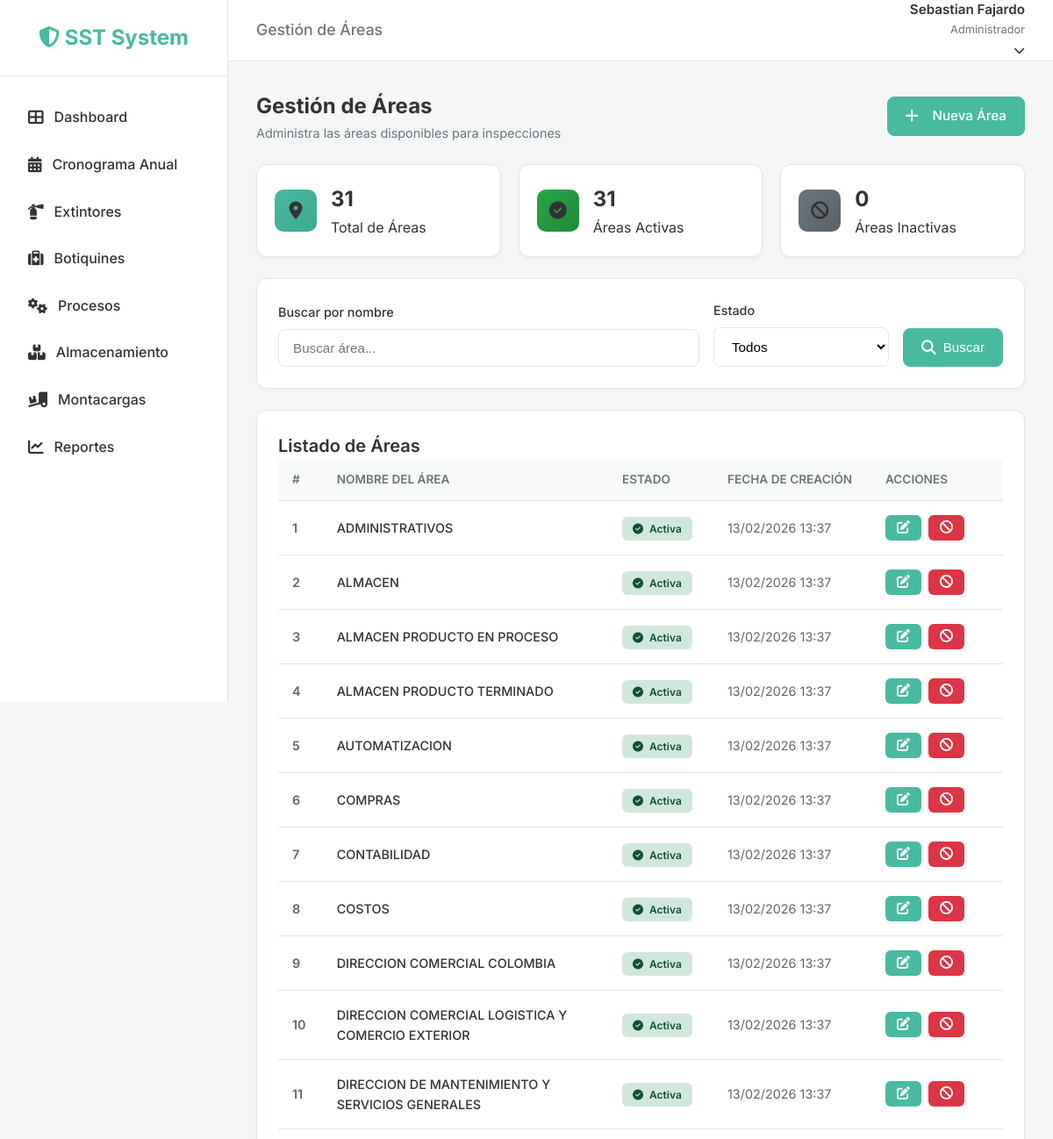
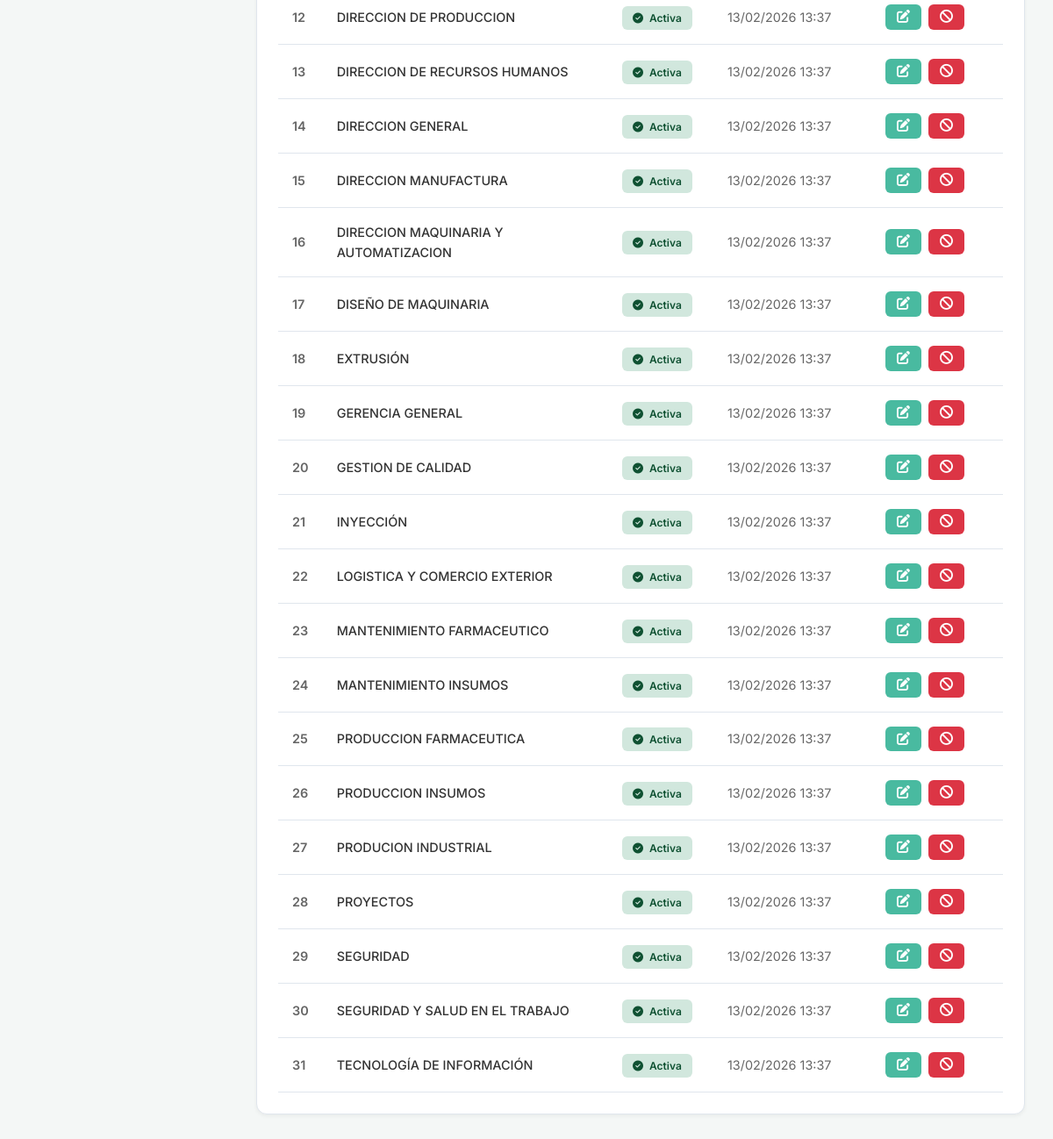
/inspections/areas/ (signed in), run on the app's committed database (2 pictures, top to bottom).
### users/models.py (models this page shows, shortened)
class CustomUser(AbstractUser):
    email = models.EmailField(unique=True)
    document_number = models.CharField(max_length=20, blank=True, null=True)
    role = models.ForeignKey('roles.Role', on_delete=models.SET_NULL, null=True, blank=True,
                             related_name='users', verbose_name='Rol')
    updated_at = models.DateTimeField(auto_now=True)
    digital_signature = models.TextField(blank=True, null=True, verbose_name="Firma Digital") # Base64 encoded image
    USERNAME_FIELD = 'email'
    REQUIRED_FIELDS = ['username', 'first_name', 'last_name']
    def has_perm_custom(self, module, action):
        if self.is_superuser:
            return True
        if self.role and self.role.name == 'Administrador':
            return True
        if not self.role or not self.role.is_active:
            return False
        return self.role.has_permission(module, action)

### inspections/models.py (models this page shows, shortened)
class Area(models.Model):
    name = models.CharField(max_length=200, unique=True, verbose_name="Nombre del Área")
    is_active = models.BooleanField(default=True, verbose_name="Activa")
    created_at = models.DateTimeField(auto_now_add=True)
    updated_at = models.DateTimeField(auto_now=True)
    class Meta:
        verbose_name = "Área"
        verbose_name_plural = "Áreas"
        ordering = ['name']

### inspections/area_views.py (the view)
# urls.py: path('areas/', AreaListView.as_view(), name='area_list'),
class AreaListView(LoginRequiredMixin, ListView):
    model = Area
    template_name = 'inspections/area_list.html'
    context_object_name = 'areas'
    ordering = ['name']
    def get_queryset(self):
        queryset = super().get_queryset()
        search = self.request.GET.get('search', '')
        status = self.request.GET.get('status', '')
        if search:
            queryset = queryset.filter(name__icontains=search)
        if status == 'active':
            queryset = queryset.filter(is_active=True)
        elif status == 'inactive':
            queryset = queryset.filter(is_active=False)
        return queryset
    def get_context_data(self, **kwargs):
        context = super().get_context_data(**kwargs)
        context['total_areas'] = Area.objects.count()
        context['active_areas'] = Area.objects.filter(is_active=True).count()
        context['inactive_areas'] = Area.objects.filter(is_active=False).count()
        context['search'] = self.request.GET.get('search', '')
        context['status'] = self.request.GET.get('status', '')
        return context

### templates/inspections/area_list.html (shortened to what this page needs)
{% extends 'base.html' %}
{% block header_title %}Gestión de Áreas{% endblock %}
{% block content %}
<div class="dashboard-header">
    <div>
        <h1 style="font-size: 1.5rem; font-weight: 700;">Gestión de Áreas</h1>
        <p style="color: var(--text-light); font-size: 0.9rem;">Administra las áreas disponibles para inspecciones</p>
    </div>
    <a href="{% url 'area_create' %}" class="btn btn-primary">
        <i class="fas fa-plus" style="margin-right: 8px;"></i> Nueva Área
    </a>
</div>
<div class="stats-container" style="margin-bottom: 24px;">
    <div class="stat-card">
        <div class="stat-icon" style="background: linear-gradient(135deg, #49BAA0 0%, #3da891 100%);">
            <i class="fas fa-map-marker-alt"></i>
        </div>
        <div class="stat-info">
            <div class="stat-value">{{ total_areas }}</div>
            <div class="stat-label">Total de Áreas</div>
        </div>
    </div>
    <div class="stat-card">
        <div class="stat-icon" style="background: linear-gradient(135deg, #28a745 0%, #20883a 100%);">
            <i class="fas fa-check-circle"></i>
        </div>
        <div class="stat-info">
            <div class="stat-value">{{ active_areas }}</div>
            <div class="stat-label">Áreas Activas</div>
        </div>
    </div>
    <div class="stat-card">
        <div class="stat-icon" style="background: linear-gradient(135deg, #6c757d 0%, #5a6268 100%);">
            <i class="fas fa-ban"></i>
        </div>
        <div class="stat-info">
            <div class="stat-value">{{ inactive_areas }}</div>
            <div class="stat-label">Áreas Inactivas</div>
        </div>
    </div>
</div>
<div class="card" style="margin-bottom: 24px;">
    <form method="get" style="display: flex; gap: 16px; align-items: end;">
        <div class="form-group" style="flex: 1; margin-bottom: 0;">
            <label for="search">Buscar por nombre</label>
            <input type="text" id="search" name="search" value="{{ search }}" placeholder="Buscar área..."
                style="width: 100%;">
        </div>
        <div class="form-group" style="width: 200px; margin-bottom: 0;">
            <label for="status">Estado</label>
            <select id="status" name="status" style="width: 100%;">
                <option value="">Todos</option>
            </select>
        </div>
        <button type="submit" class="btn btn-primary" style="margin-bottom: 0;">
            <i class="fas fa-search"></i> Buscar
        </button>
    </form>
</div>
<div class="card">
    <h3 class="card-title">Listado de Áreas</h3>
    {% if areas %}
    <div class="table-wrapper">
        <table>
            <thead>
                <tr>
                    <th style="width: 50px;">#</th>
                    <th>Nombre del Área</th>
                    <th style="width: 120px;">Estado</th>
                    <th style="width: 180px;">Fecha de Creación</th>
                    <th style="width: 150px;">Acciones</th>
                </tr>
            </thead>
            <tbody>
                {% for area in areas %}
                <tr>
                    <td style="font-weight: 600; color: #666;">{{ forloop.counter }}</td>
                    <td style="font-weight: 500;">{{ area.name }}</td>
                    <td>
                        {% if area.is_active %}
                        <span class="badge"
                            style="background: #d1e7dd; color: #0f5132; padding: 6px 12px; border-radius: 6px; font-size: 0.75rem; font-weight: 600;">
                            <i class="fas fa-check-circle" style="margin-right: 4px;"></i> Activa
                        </span>
                        {% else %}
                        <span class="badge"
                            style="background: #f8d7da; color: #842029; padding: 6px 12px; border-radius: 6px; font-size: 0.75rem; font-weight: 600;">
                            <i class="fas fa-ban" style="margin-right: 4px;"></i> Inactiva
                        </span>
                        {% endif %}
                    </td>
                    <td style="color: #666; font-size: 0.9rem;">{{ area.created_at|date:"d/m/Y H:i" }}</td>
                    <td>
                        <div style="display: flex; gap: 8px;">
                            <a href="{% url 'area_update' area.pk %}" class="btn btn-sm"
                                style="background: #49BAA0; color: white; padding: 6px 12px;" title="Editar área">
                                <i class="fas fa-edit"></i>
                            </a>
                            {% if area.is_active %}
                            <form method="post" action="{% url 'area_update' area.pk %}" style="display: inline;">
                                <button type="submit" class="btn btn-sm"
                                    style="background: #dc3545; color: white; padding: 6px 12px;"
                                    title="Desactivar área"
                                    onclick="return confirm('¿Desactivar el área {{ area.name }}?');">
                                    <i class="fas fa-ban"></i>
                                </button>
                            </form>
                            {% endif %}
                        </div>
                    </td>
                </tr>
                {% endfor %}
            </tbody>
        </table>
    </div>
    {% endif %}
</div>
{% endblock %}

### templates/base.html (shortened to what this page needs)
{% load static permission_tags %}
<!DOCTYPE html>
<html lang="es">
<head>
    <link rel="stylesheet" href="https://cdnjs.cloudflare.com/ajax/libs/font-awesome/6.4.0/css/all.min.css">
    <link rel="stylesheet" href="https://cdnjs.cloudflare.com/ajax/libs/toastr.js/latest/toastr.min.css">
    <link rel="stylesheet" href="{% static 'css/style.css' %}">
</head>
<body>
    {% if user.is_authenticated %}
    <div class="app-wrapper">
        <aside class="sidebar">
            <div class="sidebar-header">
                <a href="{% url 'dashboard' %}" class="logo">
                    <i class="fas fa-shield-alt"></i> <span class="logo-text">SST System</span>
                </a>
            </div>
            <ul class="sidebar-menu">
                {% has_permission 'users' 'view' as can_view_dashboard %}
                <li>
                    <a href="{% url 'dashboard' %}"
                        class="{% if request.resolver_match.url_name == 'dashboard' %}active{% endif %}">
                        <i class="fas fa-th-large"></i> <span>Dashboard</span>
                    </a>
                </li>
                {% has_permission 'schedule' 'view' as can_view_schedule %}
                {% if can_view_schedule %}
                <li>
                    <a href="{% url 'inspection_list' %}"
                        class="{% if request.resolver_match.url_name == 'inspection_list' %}active{% endif %}">
                        <i class="fas fa-calendar-alt"></i> <span>Cronograma Anual</span>
                    </a>
                </li>
                {% endif %}
                {% has_permission 'extinguisher' 'view' as can_view_extinguisher %}
                {% if can_view_extinguisher %}
                <li>
                    <a href="{% url 'extinguisher_list' %}"
                        class="{% if 'extinguisher' in request.path %}active{% endif %}">
                        <i class="fas fa-fire-extinguisher"></i> <span>Extintores</span>
                    </a>
                </li>
                {% endif %}
                {% has_permission 'first_aid' 'view' as can_view_first_aid %}
                {% if can_view_first_aid %}
                <li>
                    <a href="{% url 'first_aid_list' %}" class="{% if 'first-aid' in request.path %}active{% endif %}">
                        <i class="fas fa-medkit"></i> <span>Botiquines</span>
                    </a>
                </li>
                {% endif %}
                {% has_permission 'process' 'view' as can_view_process %}
                {% if can_view_process %}
                <li>
                    <a href="{% url 'process_list' %}" class="{% if 'process' in request.path %}active{% endif %}">
                        <i class="fas fa-cogs"></i> <span>Procesos</span>
                    </a>
                </li>
                {% endif %}
                {% has_permission 'storage' 'view' as can_view_storage %}
                {% if can_view_storage %}
                <li>
                    <a href="{% url 'storage_list' %}" class="{% if 'storage' in request.path %}active{% endif %}">
                        <i class="fas fa-boxes"></i> <span>Almacenamiento</span>
                    </a>
                </li>
                {% endif %}
                {% has_permission 'forklift' 'view' as can_view_forklift %}
                {% if can_view_forklift %}
                <li>
                    <a href="{% url 'forklift_list' %}" class="{% if 'forklift' in request.path %}active{% endif %}">
                        <i class="fas fa-truck-loading"></i> <span>Montacargas</span>
                    </a>
                </li>
                {% endif %}
                {% has_permission 'reports' 'view' as can_view_reports %}
                {% if can_view_reports %}
                <li>
                    <a href="{% url 'inspection_reports' %}"
                        class="{% if request.resolver_match.url_name == 'inspection_reports' %}active{% endif %}">
                        <i class="fas fa-chart-line"></i> <span>Reportes</span>
                    </a>
                </li>
                {% endif %}
            </ul>
        </aside>
        <div style="flex: 1; display: flex; flex-direction: column;">
            <header class="topbar">
                <div class="page-title">
                    <h2 style="font-size: 1.1rem; color: var(--text-light); font-weight: 500;">
                        {% block header_title %}Panel de Control{% endblock %}
                    </h2>
                </div>
                <div class="user-profile" style="position: relative;">
                    <div class="user-info" style="cursor: pointer;" onclick="toggleUserDropdown()">
                        <span class="user-name">{{ user.get_full_name|default:user.email }}</span>
                        <span class="user-role">{% if user.is_staff %}Administrador{% else %}Inspector{% endif %}</span>
                        <i class="fas fa-chevron-down"
                            style="margin-left: 8px; font-size: 0.8rem; transition: transform 0.3s;"></i>
                    </div>
                </div>
            </header>
            <main class="main-content">
                <div class="content-container">
                    {% block content %}{% endblock %}
                </div>
            </main>
        </div>
    </div>
    {% endif %}
</body>
</html>

### data on the page
CustomUser: get_full_name "Sebastian Fajardo"
Area: name "ADMINISTRATIVOS", is_active True (drawn), created_at "13/02/2026 13:37"
Area: name "ALMACEN", is_active True (drawn), created_at "13/02/2026 13:37"
Area: name "ALMACEN PRODUCTO EN PROCESO", is_active True (drawn), created_at "13/02/2026 13:37"
Area: name "ALMACEN PRODUCTO TERMINADO", is_active True (drawn), created_at "13/02/2026 13:37"
Area: name "AUTOMATIZACION", is_active True (drawn), created_at "13/02/2026 13:37"
Area: name "COMPRAS", is_active True (drawn), created_at "13/02/2026 13:37"
Area: name "CONTABILIDAD", is_active True (drawn), created_at "13/02/2026 13:37"
Area: name "COSTOS", is_active True (drawn), created_at "13/02/2026 13:37"
Area: name "DIRECCION COMERCIAL COLOMBIA", is_active True (drawn), created_at "13/02/2026 13:37"
Area: name "DIRECCION COMERCIAL LOGISTICA Y COMERCIO EXTERIOR", is_active True (drawn), created_at "13/02/2026 13:37"
Area: name "DIRECCION DE MANTENIMIENTO Y SERVICIOS GENERALES", is_active True (drawn), created_at "13/02/2026 13:37"
Area: name "DIRECCION DE PRODUCCION", is_active True (drawn), created_at "13/02/2026 13:37"
Area: name "DIRECCION DE RECURSOS HUMANOS", is_active True (drawn), created_at "13/02/2026 13:37"
Area: name "DIRECCION GENERAL", is_active True (drawn), created_at "13/02/2026 13:37"
Area: name "DIRECCION MANUFACTURA", is_active True (drawn), created_at "13/02/2026 13:37"
Area: name "DIRECCION MAQUINARIA Y AUTOMATIZACION", is_active True (drawn), created_at "13/02/2026 13:37"
Area: name "DISEÑO DE MAQUINARIA", is_active True (drawn), created_at "13/02/2026 13:37"
Area: name "EXTRUSIÓN", is_active True (drawn), created_at "13/02/2026 13:37"
Area: name "GERENCIA GENERAL", is_active True (drawn), created_at "13/02/2026 13:37"
Area: name "GESTION DE CALIDAD", is_active True (drawn), created_at "13/02/2026 13:37"
Area: name "INYECCIÓN", is_active True (drawn), created_at "13/02/2026 13:37"
Area: name "LOGISTICA Y COMERCIO EXTERIOR", is_active True (drawn), created_at "13/02/2026 13:37"
Area: name "MANTENIMIENTO FARMACEUTICO", is_active True (drawn), created_at "13/02/2026 13:37"
Area: name "MANTENIMIENTO INSUMOS", is_active True (drawn), created_at "13/02/2026 13:37"
Area: name "PRODUCCION FARMACEUTICA", is_active True (drawn), created_at "13/02/2026 13:37"
Area: name "PRODUCCION INSUMOS", is_active True (drawn), created_at "13/02/2026 13:37"
Area: name "PRODUCION INDUSTRIAL", is_active True (drawn), created_at "13/02/2026 13:37"
Area: name "PROYECTOS", is_active True (drawn), created_at "13/02/2026 13:37"
Area: name "SEGURIDAD", is_active True (drawn), created_at "13/02/2026 13:37"
Area: name "SEGURIDAD Y SALUD EN EL TRABAJO", is_active True (drawn), created_at "13/02/2026 13:37"
Area: name "TECNOLOGÍA DE INFORMACIÓN", is_active True (drawn), created_at "13/02/2026 13:37"

### other printed values
{{ total_areas }} "31"
{{ active_areas }} "31"
{{ inactive_areas }} "0"
